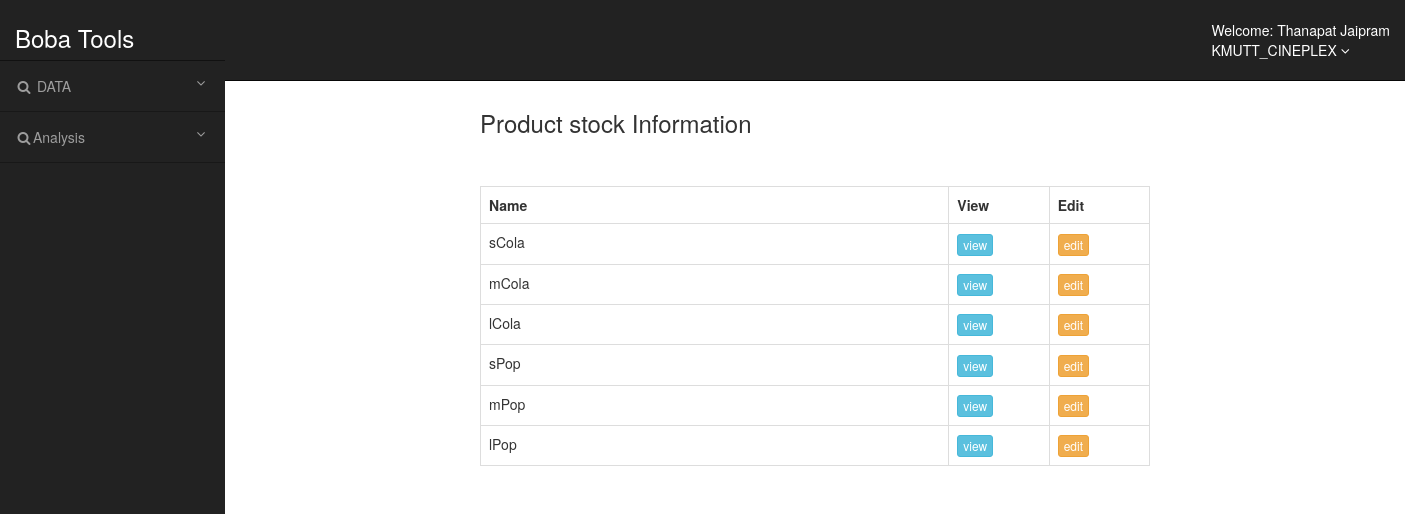
Screenshot of /productManager.php (signed in) with the database file from the repository.
### tables this page shows
CREATE TABLE `branch` (
  `Branch_ID` varchar(32) NOT NULL,
  `Branch_Name` varchar(64) NOT NULL,
  `Branch_Address` varchar(200) NOT NULL,
  `Branch_Tel` varchar(13) NOT NULL,
  `Number_Theater` int(2) NOT NULL,
  `OC_Time` varchar(64) NOT NULL
);

CREATE TABLE `product_stock` (
  `Product_ID` int(11) NOT NULL,
  `Product_Name` varchar(32) NOT NULL,
  `Product_Count` int(6) NOT NULL,
  `Price` int(6) NOT NULL,
  `Product_Type` varchar(32) NOT NULL,
  `Branch_ID` varchar(32) NOT NULL
);

### productManager.php (the view, shortened to what this page needs)
<?php
include('connection.php');
$branch_id = $_SESSION['branch'];
?>
<!DOCTYPE html>
<head>
    <link rel="stylesheet" href="https://maxcdn.bootstrapcdn.com/bootstrap/3.3.7/css/bootstrap.min.css">
    <link rel="stylesheet" href="crudstyle.css">
</head>
<body>
<?php require 'headerManager.php';?>
    <div class="container bg-white pt-2 pb-4 ">
        <div class="container" style="width:700px;">
            <h3 aligh="conter">Product stock Information</h3>
            <br><br>
            <div class="table-responsive">
                <table class="table table-bordered">
                    <tr>
                        <th width="70%">Name</th>
                        <th width="15%">View</th>
                        <th width="15%">Edit</th>
                    </tr>
                    <?php
                    $query = "SELECT * FROM product_stock WHERE Branch_ID = $branch_id";
                    $result = mysqli_query($conn, $query);
                    while ($row = mysqli_fetch_array($result)) {
                    ?>
                        <tr>
                            <td><?php echo $row['Product_Name']; ?></td>
                            <td><input type="button" name="view" value="view" class="btn btn-info btn-xs view_detail" id="<?php echo $row['Product_ID']; ?>" /> </td>
                            <td><input type="button" name="edit" value="edit" class="btn btn-warning btn-xs edit_detail" id="<?php echo $row['Product_ID']; ?>" /> </td>
                        </tr>
                    <?php
                    } ?>
                </table>
            </div>
        </div>
    </div>
</body>
</html>

### headermanager.php (shortened to what this page needs)
<?php
    $bID = $_SESSION['branch'];
    $bquery = "SELECT * FROM branch WHERE Branch_ID = $bID";
    $bresult = mysqli_query($conn,$bquery);
    $brow = mysqli_fetch_array($bresult);
    $bname = $brow['Branch_Name'];
?>
<div id="wrapper">
    <nav class="navbar navbar-inverse navbar-fixed-top" role="navigation">
        <div class="navbar-header">
            <a class="navbar-brand" href="#">
                <h3>Boba Tools</h3>
            </a>
        </div>
        <ul class="nav navbar-right top-nav">
            <li class="dropdown">
                <a href="#" class="dropdown-toggle" data-toggle="dropdown">Welcome: <?php echo $_SESSION['user'].'<br>'.$bname; ?> <b class="fa fa-angle-down"></b></a>
            </li>
        </ul>
        <div class="collapse navbar-collapse navbar-ex1-collapse">
            <ul class="nav navbar-nav side-nav">
                <li>
                    <a href="#" data-toggle="collapse" data-target="#submenu-1"><i class="fa fa-fw fa-search"></i>  DATA<i class="fa fa-fw fa-angle-down pull-right"></i></a>
                </li>
                <li>
                    <a href="#" data-toggle="collapse" data-target="#submenu-2"><i class="fa fa-fw fa-search"></i>Analysis<i class="fa fa-fw fa-angle-down pull-right"></i></a>
                </li>
            </ul>
        </div>
    </nav>
    <br><br>

### crudstyle.css (style rules this page uses)
@media (min-width:768px) { body { margin-top: 50px; } }
#wrapper { padding-left: 0; }
@media (min-width:768px) { #wrapper { padding-left: 225px; } }
.top-nav { padding: 0 15px; }
.top-nav>li { display: inline-block; float: left; }
.top-nav>li>a { padding-top: 20px; padding-bottom: 20px; line-height: 20px; color: #fff; }
@media (min-width:768px) { .side-nav { position: fixed; top: 60px; left: 225px; width: 225px; margin-left: -225px; border: none; border-radius: 0; border-top: 1px rgba(0,0,0,.5) solid; overflow-y: auto; background-color: #222; bottom: 0; overflow-x: hidden; padding-bottom: 40px; } }
@media (min-width:768px) { .side-nav>li>a { width: 225px; border-bottom: 1px rgba(0,0,0,.3) solid; } }
.navbar-brand { padding: 5px 15px; }

### rows the page displays
branch: Branch_Name "KMUTT_CINEPLEX"
product_stock: Product_Name "sCola"
product_stock: Product_Name "mCola"
product_stock: Product_Name "lCola"
product_stock: Product_Name "sPop"
product_stock: Product_Name "mPop"
product_stock: Product_Name "lPop"

### other values shown
$_SESSION['user'] "Thanapat Jaipram"
